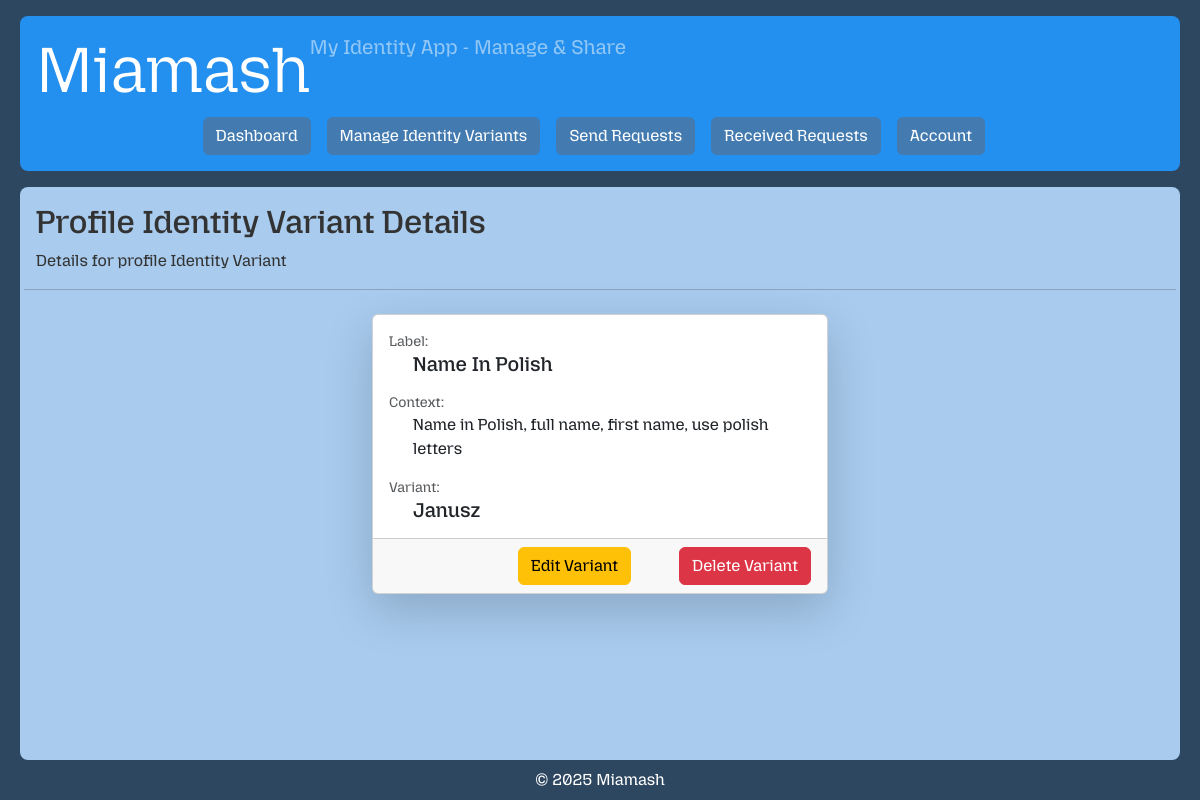
Before: /profile/identity-variant/6/ (signed in) with the older database file.
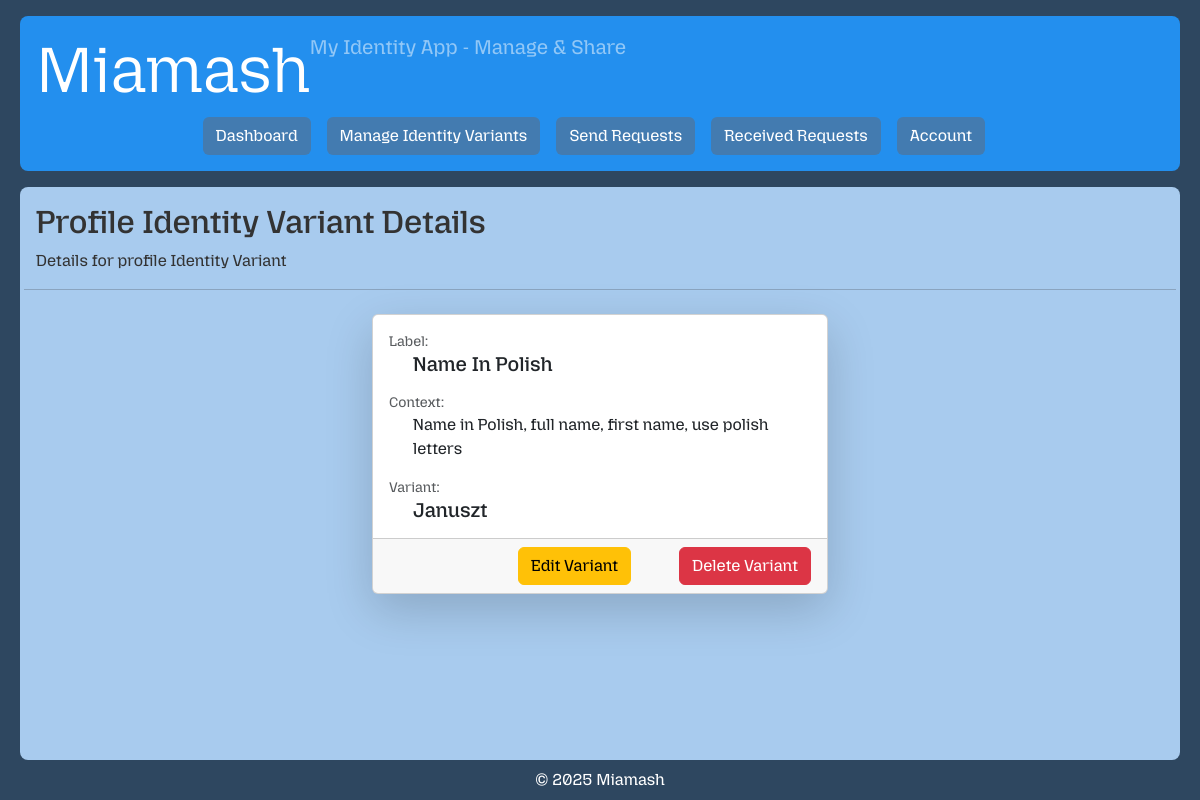
After: the same page with the newer database file.
### core/models.py (models this page shows, shortened)
class ProfileIdentityVariant(models.Model):
    user = models.ForeignKey(User, on_delete=models.CASCADE, related_name='identity_variants')
    label = models.CharField(max_length=50)
    context = models.TextField(blank=True)
    variant = models.CharField(max_length=100)

### web/views.py (the view)
# urls.py: path('profile/identity-variant/<int:pk>/', ProfileIdentityVariantDetailView.as_view(), name='profile-identity-variant-detail'),
class ProfileIdentityVariantDetailView(ProfileIdentityVariantOwnerPermissionMixin, DetailView):
    template_name = 'private/profile_identity_variant_detail.html'
    context_object_name = 'profile_identity_variant'

### web/permissions.py (called while the page is built)
    def get_queryset(self):
        return self.model.objects.filter(user=self.request.user)

### web/templates/private/profile_identity_variant_detail.html (shortened to what this page needs)
{% extends 'private/base.html' %}
{% block content %}
<div class="row align-items-center mb-2">
    <div class="col">
        <h2>Profile Identity Variant Details</h2>
        <p>Details for profile Identity Variant</p>
    </div>
    <hr>
</div>
<div class="row justify-content-center">
    <div class="col-md-8 col-lg-6 col-xl-5">
        <div class="card shadow-lg m">
            <div class="card-body">
                <p class="text-muted mb-0 small">Label:</p>
                <h5 class="card-text ps-4">{{ profile_identity_variant.label }}</h5>
                <p class="text-muted mb-0 mt-3 small">Context:</p>
                <p class="card-text ps-4">{{ profile_identity_variant.context }}</p>
                <p class="text-muted mb-0 small">Variant:</p>
                <h5 class="card-text ps-4">{{ profile_identity_variant.variant }}</h5>
            </div>
            <div class="card-footer d-flex gap-4 justify-content-end">
                <span>
                    <a class="btn btn-warning me-4" href="{% url 'profile-identity-variant-update' profile_identity_variant.id %}">Edit Variant</a>
                </span>
                <span>
                    <form method="POST"
                        action="{% url 'profile-identity-variant-delete' profile_identity_variant.id %}">
                        <button class="btn btn-danger" type="submit"
                            onclick="return confirm('Are you sure you want to delete this variant? If this variant has been shared that will also be removed.');">
                            Delete Variant
                        </button>
                    </form>
                </span>
            </div>
        </div>
    </div>
</div>
{% endblock %}

Changed rows visible on the page:
changed ProfileIdentityVariant "Name In Polish": variant "Janusz" → "Januszt"
